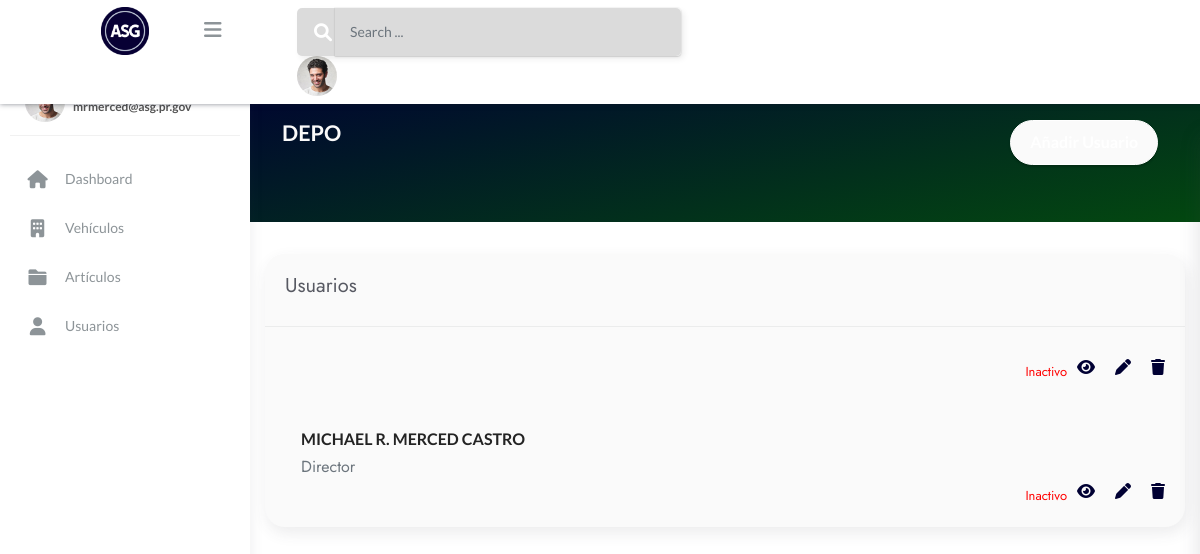
Page /usuarios (signed in) on the committed database.
### Usuarios/models.py (models this page shows, shortened)
class Usuario(AbstractUser):
    usuario_id = models.CharField(
        max_length=200, unique=True, default=uuid.uuid4)
    puesto = models.CharField(max_length=30, blank=False)
    nombre = models.CharField(max_length=60, blank=False)
    extension = models.CharField(max_length=60, blank=False)
    Rol = models.CharField(max_length=30, choices=tipo_ref,
                           default=('', ''), blank=False)
    password = models.CharField(max_length=255, blank=False)
    vigencia = models.DateField(blank=True, null=True)
    activo = models.BooleanField(null=True,blank=True)
    objects = CustomUserManager()
    USERNAME_FIELD = 'username'
    REQUIRED_FIELDS = ['email','first_name', 'last_name']

### Usuarios/views.py (the view, shortened to what this page needs)
# urls.py: path('', UsuariosView, name='usuario'),
@login_required
def UsuariosView(request):
    usuarios = Usuario.objects.order_by('nombre')
    context = {'usuarios': usuarios}
    return render(request, 'Usuarios/Usuarios.html', context)

### templates/Usuarios/Usuarios.html (shortened to what this page needs)
{% extends "layouts/base.html" %}
{% block content %}
<div class="content">
    <div class=" panel-header bg-primary-gradient">
        <div class="page-inner py-5">
            <div class="d-flex align-items-left align-items-md-center flex-column flex-md-row">
                <div>
                    <h2 class="text-white pb-2 fw-bold">DEPO</h2>
                </div>
                <div class="ml-md-auto py-2 py-md-0">
                    <a href="/usuariosAddUsuario"class="btn btn-white btn-border btn-secondar btn-round">Añadir Usuario</a>
                </div>
            </div>
        </div>
    </div>
    <div class="col" style="padding-top: 2rem;">
        <div class="card full-height" style="border-radius:20px" >
            <div class="card-header">
                <div class="card-head-row">
                    <div class="card-title">Usuarios</div>
                </div>
            </div>
            {% for x in usuarios%}
            <div class="card-body mi-clase" >
                    <div class="flex-1 ml-3 pt-1">
                        <h6 class="h6 text-uppercase fw-bold mb-1">{{x.nombre}} </h6>
                        <span class="text-muted">{{x.puesto}}</span>
                    </div>
                    <div class="float-right pt-1">
                        <small style="{% if x.activo %} color: green !important; {% else %} color: red !important; {% endif %} margin-right:10px;" class="text-muted">
                            {% if x.activo %}
                                Activo
                            {% else %}
                                Inactivo
                            {% endif %}
                    </small>
                       <a  style="float: right;" href="/usuarioseliminarusuario/{{x.usuario_id}}"><i
                                                            class="fa-solid fa-trash" data-toggle="tooltip" data-placement="top" title="Eliminar"></i></a>
                        <a style="float: right; margin-right: 20px;" href="/usuarioseditarusuario/{{x.usuario_id}}"><i
                                                            class="fa-solid fa-pen" data-toggle="tooltip" data-placement="top" title="Editar"></i></a>
                                                            <a style="float: right; margin-right: 20px;" href="/usuariosdetailsusuario/{{x.usuario_id}}"><i
                                                                class="fa-solid fa-eye" data-toggle="tooltip" data-placement="top" title="Detalles"></i></a>
                    </div>
                </div>
                {%endfor%}
            </div>
        </div>
    </div>
</div>
</div>
{% endblock content %}

### templates/includes/sidebar.html (shortened to what this page needs)
{% load static %}
<div class="sidebar sidebar-style-2" data-background-color="light">
  <div class="sidebar-wrapper scrollbar scrollbar-inner">
    <div class="sidebar-content">
      {% if request.user.is_authenticated %}
      <div class="user">
        <div class="avatar-sm float-left mr-2">
        </div>
        <div class="info">
          <a
            data-toggle="collapse"
            href="#collapseExample"
            aria-expanded="true"
          >
            <span>
              <span class="user-level"> {{ request.user.email }} </span>
            </span>
          </a>
          <div class="clearfix"></div>
        </div>
      </div>
      <ul class="nav nav-primary">
        <li class="nav-item {% if 'index' in segment %} active {% endif %}">
          <a href="/indice" aria-expanded="false">
            <i class="fa-solid fa-house fa-fw"></i>
            <p>Dashboard</p>
          </a>
        </li>
        <li class="nav-item {% if 'index' in segment %} active {% endif %}">
          <a href="/autos" aria-expanded="false">
            <i class="fa-solid fa-building"></i>
            <p>Vehículos</p>
          </a>
        </li>
        <li class="nav-item {% if 'index' in segment %} active {% endif %}">
          <a href="/articulos" aria-expanded="false">
            <i class="fa-solid fa-folder"></i>
            <p>Artículos</p>
          </a>
        </li>
        <li class="nav-item {% if 'index' in segment %} active {% endif %}">
          <a href="/usuarios" aria-expanded="false">
            <i class="fa-solid fa-user"></i>
            <p>Usuarios</p>
          </a>
						</ul>
      {% endif %}
    </div>
  </div>
</div>

### static/assets/theme/css/style.css (style rules this page uses)
body { font-style: normal; line-height: 1.5; font-weight: 400; color: #232323; position: relative; }
a { font-style: normal; font-weight: 400; cursor: pointer; }
a, a:hover { text-decoration: none; }
h1, h2, h3, h4, h5, h6, .display-1, .display-2, .display-4, .display-5, .display-7, span, p, a { line-height: 1; word-break: break-word; word-wrap: break-word; font-weight: 400; }
.card { background-color: #fafafa; background:linear-gradient( 0 deg , #fafafa, #7b9aba56); border: #fafafa; }
.btn { font-weight: 600; border-width: 1px; font-style: normal; margin: 0.6rem 0.6rem; white-space: normal; transition: all 0.2s ease-in-out; display: inline-flex; align-items: center; justify-content: center; word-break: break-word; }
.nav { display: -webkit-flex; -webkit-flex-wrap: wrap; }
html, body { height: auto; min-height: 100vh; }
ul, ol, pre, blockquote { margin-bottom: 2.3125rem; }

### static/assets/mobirise/css/resp_tables.css (style rules this page uses)
html, body { max-width: 100%; overflow-x: hidden; }

### static/assets/mobirise/css/style.css (style rules this page uses)
*, *::after, *::before { margin: 0; padding: 0; box-sizing: border-box; }
body { margin-top: 0px; }
input, div, span, a { -webkit-tap-highlight-color: rgba(0, 0, 0, 0); }

### templates/includes/navigation.html (style rules this page uses)
.btn-secondar { background: #FE9100 !important; border-color: #FE9100 !important; color: black !important; font-weight: bold; }

### templates/Usuarios/Usuarios.html (style rules this page uses)
.mi-clase:not(:last-child) { border-bottom-width: 0.2px; border-bottom-style: solid; border-bottom-color: rgba(255, 255, 255, 0.06); overflow: auto; padding-bottom: 20px; }
.btn { padding: .65rem 1.4rem; font-size: 14px; opacity: 1; border-radius: 20px; }
.h6 { font-size: 1rem; }
.bg-primary-gradient { background: #1572E8 !important; background: linear-gradient(168deg, #000033, #034810) !important; }
.btn-secondar { background: rgba(255, 255, 255, 0) !important; border-color: #fbfbfb !important; color: white !important; font-weight: bold }

### rows in the picture
Usuario: user.email "mrmerced@asg.pr.gov", shows "Inactivo"
Usuario: nombre "MICHAEL R. MERCED CASTRO", puesto "Director", activo "Inactivo"
